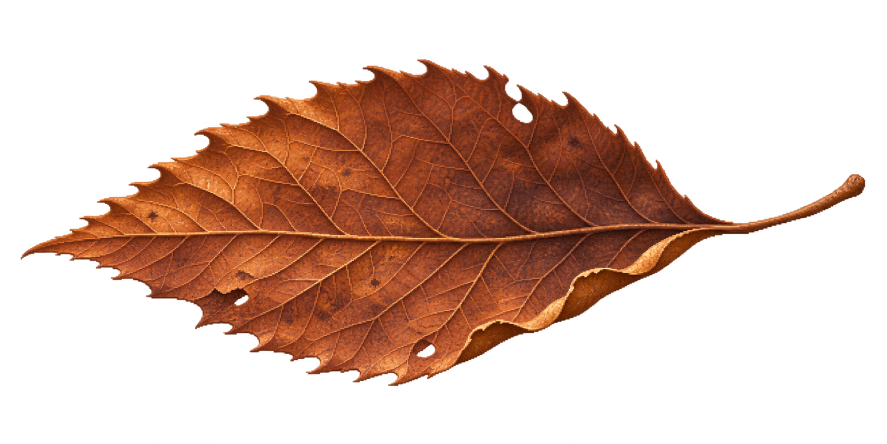
#> input picture apps/desktop/src/render/assets/r5/forest-composed/leaf.png, 1774 x 887 px (shown at 1/2 size)
$ python r5_leaf_fragments.py
#> lines starting #> are read from the running program, lines starting #| are printed output that depends on the picture; after the words box and inside, x2 and y2 are one past the last pixel; in counts of white or black regions, pixels touching at a corner belong together
"""Assemble separate, authored F06 torn-leaf sprites from the approved R5 leaf art."""

from pathlib import Path

from PIL import Image, ImageChops, ImageDraw, ImageEnhance


COMPOSED = Path(__file__).resolve().parents[1] / 'assets' / 'r5' / 'forest-composed'
SCALE = 6
SIZE = (36 * SCALE, 24 * SCALE)

# The source boxes sample different parts of the approved leaves. The masks
# select torn margins and midrib sections with distinct silhouettes.
PARTS = (
    ('leaf.png', (.25, .30, .49, .61), (
        (.03, .30), (.21, .21), (.38, .02), (.48, .19), (.73, .11), (.82, .32), (.98, .38),
        (.83, .58), (.87, .81), (.62, .70), (.48, .96), (.30, .67), (.09, .66),
    ), 25, 23, .79),
    ('gold-leaf.png', (.49, .22, .70, .48), (
        (.05, .36), (.29, .08), (.48, .24), (.72, .05), (.73, .21), (.96, .27), (.86, .45),
        (.92, .65), (.65, .82), (.45, .70), (.23, .92), (.20, .58), (.04, .60),
    ), 15, -39, .72),
    ('leaf.png', (.33, .49, .51, .73), (
        (.12, .14), (.46, .10), (.56, .27), (.81, .15), (.97, .48), (.79, .60), (.71, .88),
        (.41, .74), (.21, .90), (.04, .58),
    ), 8, 52, .71),
    ('gold-leaf.png', (.35, .46, .53, .67), (
        (.04, .48), (.18, .16), (.47, .08), (.56, .28), (.81, .18), (.96, .54), (.71, .69),
        (.68, .91), (.43, .82), (.25, .95), (.19, .75),
    ), 8, -17, .64),
)


def cut_part(spec):
    file, bounds, outline, length_mm, angle, shade = spec
    source = Image.open(COMPOSED / file).convert('RGBA')
#> source is the input picture: PIL image 1774x887 RGBA; mean R, G, B, A 51.3, 23.3, 11.9, 82.9
    left, top, right, bottom = bounds
    width, height = source.size
#> width = 1774; height = 887
    cut = source.crop((round(left * width), round(top * height), round(right * width), round(bottom * height)))
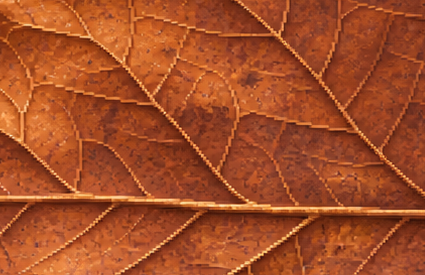
#> cut: PIL image 425x275 RGBA; mean R, G, B, A 163, 75.8, 37.4, 252.1; transparent parts drawn white
    mask = Image.new('L', cut.size)
#> mask: PIL image 425x275 L; every value is 0
    ImageDraw.Draw(mask).polygon([(round(x * cut.width), round(y * cut.height)) for x, y in outline], fill=255)
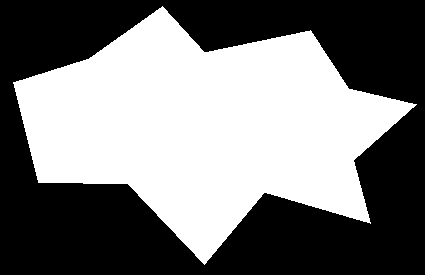
#> mask: PIL image 425x275 L; 47.8% white; 1 white region, box (x1, y1, x2, y2) and area: (13, 6, 417, 265) 55823
    cut.putalpha(ImageChops.multiply(cut.getchannel('A'), mask))
    cut = cut.crop(cut.getbbox())
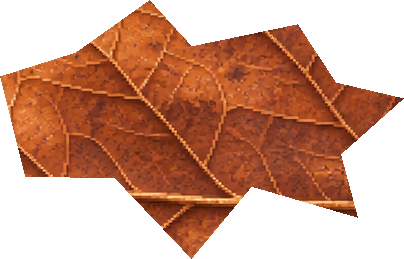
#> cut: PIL image 404x259 RGBA; mean R, G, B, A 162.5, 75.4, 37.1, 134.5; transparent parts drawn white
    cut = ImageEnhance.Color(cut).enhance(.72)
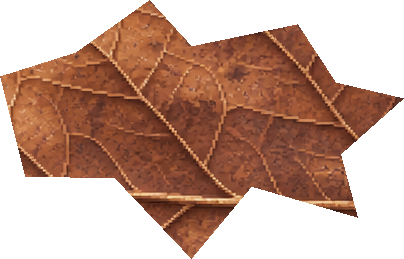
#> cut: PIL image 404x259 RGBA; mean R, G, B, A 143.7, 81.1, 53.4, 134.5; transparent parts drawn white
    cut = ImageEnhance.Brightness(cut).enhance(shade)
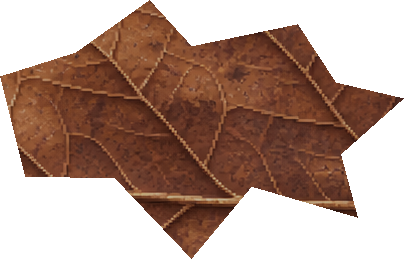
#> cut: PIL image 404x259 RGBA; mean R, G, B, A 113, 63.5, 41.7, 134.5; transparent parts drawn white
    width = length_mm * SCALE
    cut = cut.resize((width, round(width * cut.height / cut.width * .71)), Image.Resampling.LANCZOS)
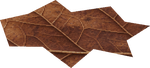
#> cut: PIL image 150x68 RGBA; mean R, G, B, A 66.2, 36.8, 23.9, 134.6; transparent parts drawn white
    return cut.rotate(angle, resample=Image.Resampling.BICUBIC, expand=True)
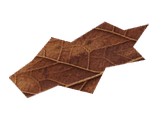
#> returned value: PIL image 166x122 RGBA; mean R, G, B, A 32.5, 17.7, 11.5, 67.7; transparent parts drawn white


def cluster(parts, locations):
    result = Image.new('RGBA', SIZE)
    for index, x, y in locations:
        part = parts[index]
        result.alpha_composite(part, (round(x * SCALE - part.width / 2), round(y * SCALE - part.height / 2)))
    return result


def main():
    parts = [cut_part(spec) for spec in PARTS]
    frames = {
        'default': cluster(parts, [(1, 25, 10), (0, 14, 14), (2, 31, 17), (3, 8, 19)]),
        'worn': cluster(parts, [(1, 19, 14), (2, 28, 17), (3, 11, 18)]),
        'trace': cluster(parts, [(2, 16, 15), (3, 24, 17)]),
    }
    for frame, image in frames.items():
        suffix = '' if frame == 'default' else '-' + frame
        image.save(COMPOSED / f'litter-fragments{suffix}.png', optimize=True)


if __name__ == '__main__':
#> (the run stopped early here; a loop or call above may not have finished)

$ run again, with apps/desktop/src/render/assets/r5/forest-composed/fern-side.png copied over apps/desktop/src/render/assets/r5/forest-composed/leaf.png
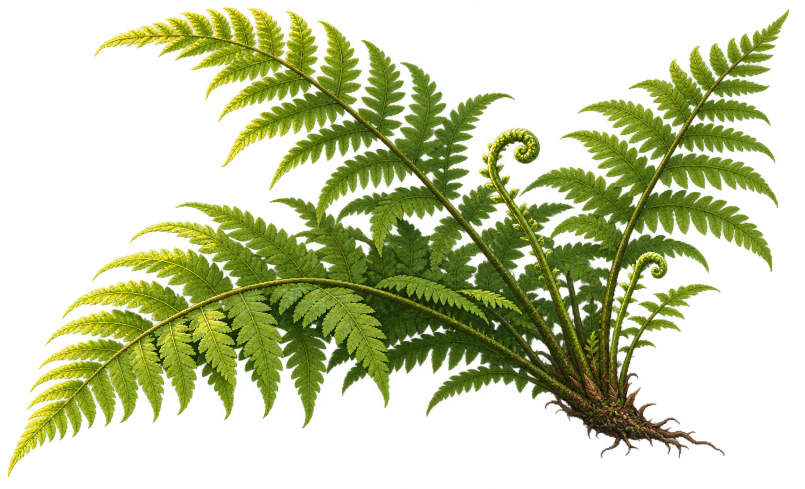
#> input picture apps/desktop/src/render/assets/r5/forest-composed/fern-side.png, 1610 x 977 px (shown at 1/2 size)
#> in cut_part, source is the input picture: PIL image 1610x977 RGBA; mean R, G, B, A 54.3, 66.4, 9.9, 93.9
#> in cut_part, `ImageDraw.Draw(mask).polygon([(round(x * cut.width), round(y * cut.hei..`:
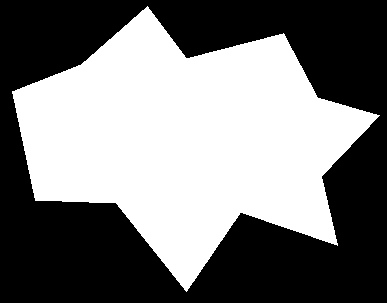
#> mask: PIL image 387x303 L; 47.8% white; 1 white region, box (x1, y1, x2, y2) and area: (12, 6, 380, 292) 56009
#> in cut_part, `return cut.rotate(angle, resample=Image.Resampling.BICUBIC, expand=True)`:
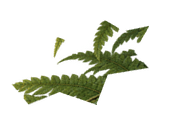
#> returned value: PIL image 170x133 RGBA; mean R, G, B, A 17, 21.3, 6.4, 41.1; transparent parts drawn white

$ run again, with apps/desktop/src/render/assets/r5/forest-composed/fern.png copied over apps/desktop/src/render/assets/r5/forest-composed/leaf.png
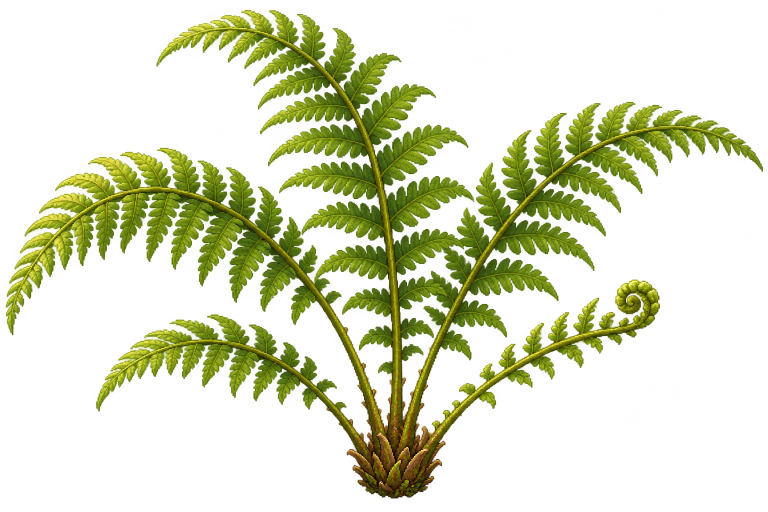
#> input picture apps/desktop/src/render/assets/r5/forest-composed/fern.png, 1536 x 1024 px (shown at 1/2 size)
#> in cut_part, source is the input picture: PIL image 1536x1024 RGBA; mean R, G, B, A 69.4, 80.7, 8.5, 62.7
#> in cut_part, `ImageDraw.Draw(mask).polygon([(round(x * cut.width), round(y * cut.hei..`:
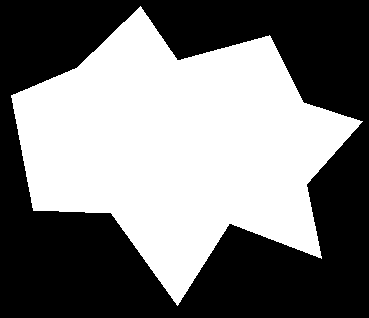
#> mask: PIL image 369x318 L; 47.9% white; 1 white region, box (x1, y1, x2, y2) and area: (11, 6, 363, 306) 56238
#> in cut_part, `return cut.rotate(angle, resample=Image.Resampling.BICUBIC, expand=True)`:
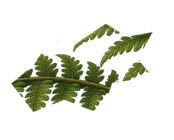
#> returned value: PIL image 174x140 RGBA; mean R, G, B, A 16.6, 19.7, 5.5, 45; transparent parts drawn white

$ run again, with apps/desktop/src/render/assets/r5/forest-composed/litter-fragments.png copied over apps/desktop/src/render/assets/r5/forest-composed/leaf.png
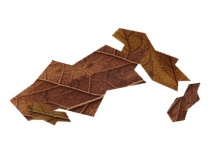
#> input picture apps/desktop/src/render/assets/r5/forest-composed/litter-fragments.png, 216 x 144 px
#> in cut_part, source is the input picture: PIL image 216x144 RGBA; mean R, G, B, A 31.6, 17.5, 10.2, 65.8
#> in cut_part, `return cut.rotate(angle, resample=Image.Resampling.BICUBIC, expand=True)`:
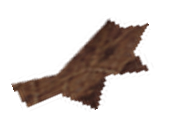
#> returned value: PIL image 172x137 RGBA; mean R, G, B, A 22.2, 13.7, 10, 54.7; transparent parts drawn white
